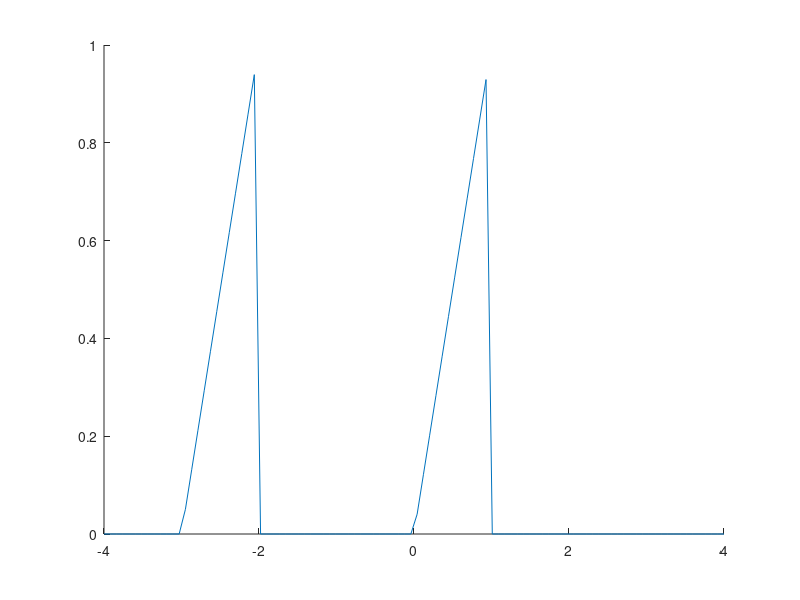

This figure's MATLAB source: (Note: this script raises an error after producing the figure.)
% HW 9

%%
%6.1-1 part E

%signal
f = @(x) [x.*(0<=x & x<1) + (x+3).*(-3<=x & x<=-2)]; 
x = linspace(-4, 4); 


axis([-4 4 -1 2])
xlabel('t'); ylabel('');
grid

n = 1:10; a_n(1) = 1/6; a_n(n+1) = (3./((2.*(pi.^2)*(n.^2)))).*(cos(2.*pi.*n./3)+(2*pi*n/3).*(sin(2*pi*n/3))-1); 
b_n(1) = 0; b_n(n+1) = 0.504*8*n./(1+16*n.^2); 
c_n(1) = a_n(1); c_n(n+1) = (3./((2.*(pi.^2)*(n.^2)))).*(sqrt(2+4.386*(n.^2)-2*cos(2*pi*n/3)-4.188*sin(2*pi*n/3))); 
theta_n(1) = 0; theta_n(n+1) = atan((2.09.*n.*cos(2.09.*n)-sin(2.09*n))./(cos(2.09*n)+2.09.*sin(2.09.*n)-1)); 
n = [0,n]; 
clf; %subplot(2,2,1); stem(n,a_n, 'k'); ylabel('a_n'); xlabel('n'); 
%subplot(2,2,2); stem(n,b_n, 'k'); ylabel('b_n'); xlabel('n'); 
%subplot(2,2,1); 
figure(1)
hold on
plot (x, f(x))
%%stem(n,c_n); ylabel('c_n'); xlabel('n'); 
hold off
%%failure
syms x k L n
evalin(symengine, 'assume(k, Type::Integer)');
a = @(f,x,k,L)int(f*cos(k*pi*x/L)/L,x,-L,L); 
b = @(f,x,k,L) int(f*sin(k*pi*x/L)/L,x,-L,L);

fs = @(f,x,n,L) a(f,x,0,L)/2 + ... 
        symsum(a(f,x,k,L)*cos(k*pi*x/L) + b(f,x,k,L)*sin(k*pi*x/L),k,1,n); 
    
ezplot(fs(f,x,2,1),-1,1)
hold on
ezplot(f,-1,1)
hold off
%%
syms n t pi 
an = (1/pi)*(int(-cos(n*t), -pi,0) + int(cos(n*t),0,pi))
%an = 0
bn = (1/pi)*(int(-sin(n*t),-pi,0)+int(sin(n*t),0,pi)); 
pretty(bn)
%%
bn = subs(bn,'(-1)^n','cos(pi*n)'); 
pretty(bn)
%%
FourierSum = (4/pi)*sin(t); 
for k = 3:2:25
        FourierSum = FourierSum+subs((4/pi)*sin(n*t)/n,k,n); 
end
FourierSum
ezplot(FourierSum, 3.1416*[-2 4])

%%

n = 1:10; a_n(1) = 1/6; a_n(n+1) = (3./((2.*(pi.^2)*(n.^2)))).*(cos(2.*pi.*n./3)+(2*pi*n/3).*(sin(2*pi*n/3))-1); 
b_n(1) = 0; b_n(n+1) = 0.504*8*n./(1+16*n.^2); 
c_n(1) = a_n(1); c_n(n+1) = (3./((2.*(pi.^2)*(n.^2)))).*(sqrt(2+4.386*(n.^2)-2*cos(2*pi*n/3)-4.188*sin(2*pi*n/3))); 
theta_n(1) = 0; theta_n(n+1) = atan((2.09.*n.*cos(2.09.*n)-sin(2.09*n))./(cos(2.09*n)+2.09.*sin(2.09.*n)-1)); 
n = [0,n]; 
clf; %subplot(2,2,1); stem(n,a_n, 'k'); ylabel('a_n'); xlabel('n'); 
%subplot(2,2,2); stem(n,b_n, 'k'); ylabel('b_n'); xlabel('n'); 
subplot(2,2,1); stem(n,c_n, 'k'); ylabel('c_n'); xlabel('n'); 
subplot(2,2,2); stem(n,theta_n, 'k'); ylabel('\theta n [rad]'); xlabel('n'); 